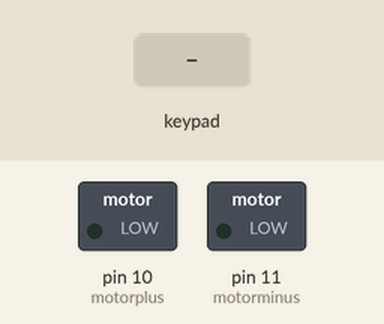
Recording of a sketch running on a simulated Arduino Uno, built with avr-gcc and run on an emulated ATmega328P. Parts: switched loads named in the sketch (green lamp = pin HIGH). The test bench sets the inputs (shaded band).

Above: at 1.2 s.
1.3 s: keypad keys 1 3 9 7 pressed 0.4 s apart
At 2.4 s:
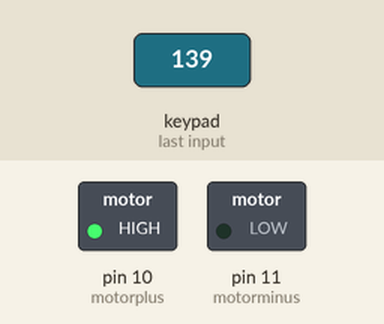
At 10.9 s:
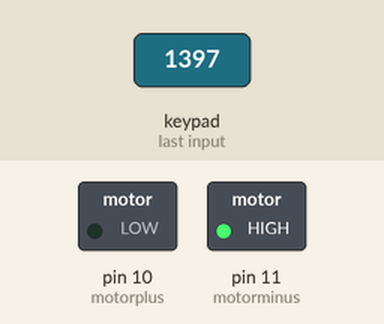
Timing chart, 0 to 11.9 s (numbered marks = the images above; inputs shaded):
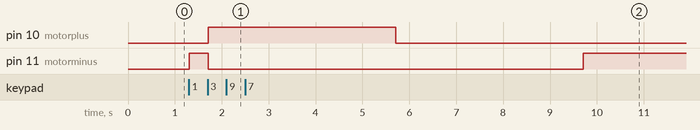

Measured:
- after the input at 1.3 s, pin 10 (motorplus): LOW → HIGH after 0.41 s, → LOW 4.0 s later; pin 11 (motorminus): LOW → HIGH at once, → LOW 0.40 s later, → HIGH 8.0 s later

The sketch:

DC_MOTOR_BY_KEYPAD.ino
```cpp
#include <Keypad.h>

const byte ROWS = 4;
const byte COLS = 4;

char hexaKeys[ROWS][COLS] = {
  {'1', '2', '3', 'A'},
  {'4', '5', '6', 'B'},
  {'7', '8', '9', 'C'},
  {'*', '0', '#', 'D'}
};

byte rowPins[ROWS] = {9, 8, 7, 6};
byte colPins[COLS] = {5, 4, 3, 2};

Keypad kpd = Keypad(makeKeymap(hexaKeys), rowPins, colPins, ROWS, COLS);
int motorplus=10;
int motorminus=11;
void setup(){
   pinMode(motorplus,OUTPUT);
   pinMode(motorminus,OUTPUT);
   Serial.begin(9600);
}

void loop(){
  char key = kpd.getKey();
  if(key)  // Check for a valid key.
  {
    switch (key)
    {
      case '1':
      //Clockwise
        digitalWrite(motorplus, LOW);
        digitalWrite(motorminus, HIGH);
        break;
      //Stop
              case '0':
        digitalWrite(motorplus, LOW);
        digitalWrite(motorminus, LOW);
        break;
              case '2':
       //Anticlockwise
        digitalWrite(motorplus, HIGH);
        digitalWrite(motorminus, LOW);
        break;
              case '3':
        //3Task Perform
        digitalWrite(motorplus, HIGH);
        digitalWrite(motorminus, LOW);
        delay(4000);
        digitalWrite(motorplus, LOW);
        digitalWrite(motorminus, LOW);
        delay(4000);
        digitalWrite(motorplus, LOW);
        digitalWrite(motorminus, HIGH);
        delay(4000);
        break;
        default:
      Serial.println(key);
    }
  }
}
```
